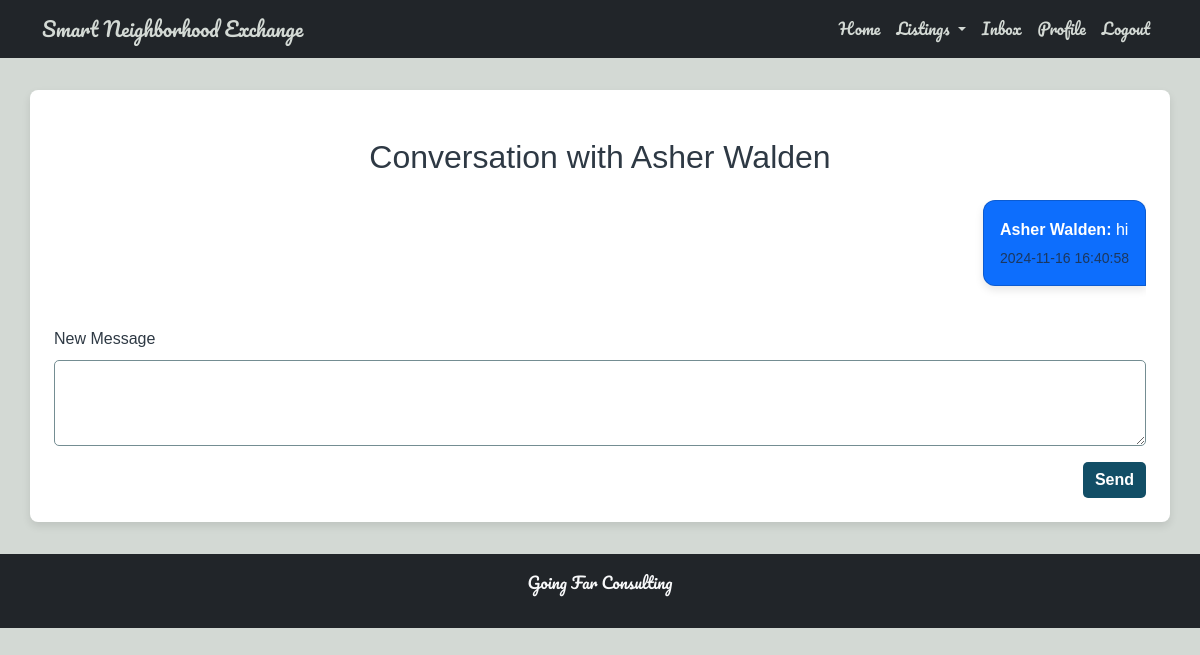
/conversation/3 (signed in), run on an earlier commit of the app's database.
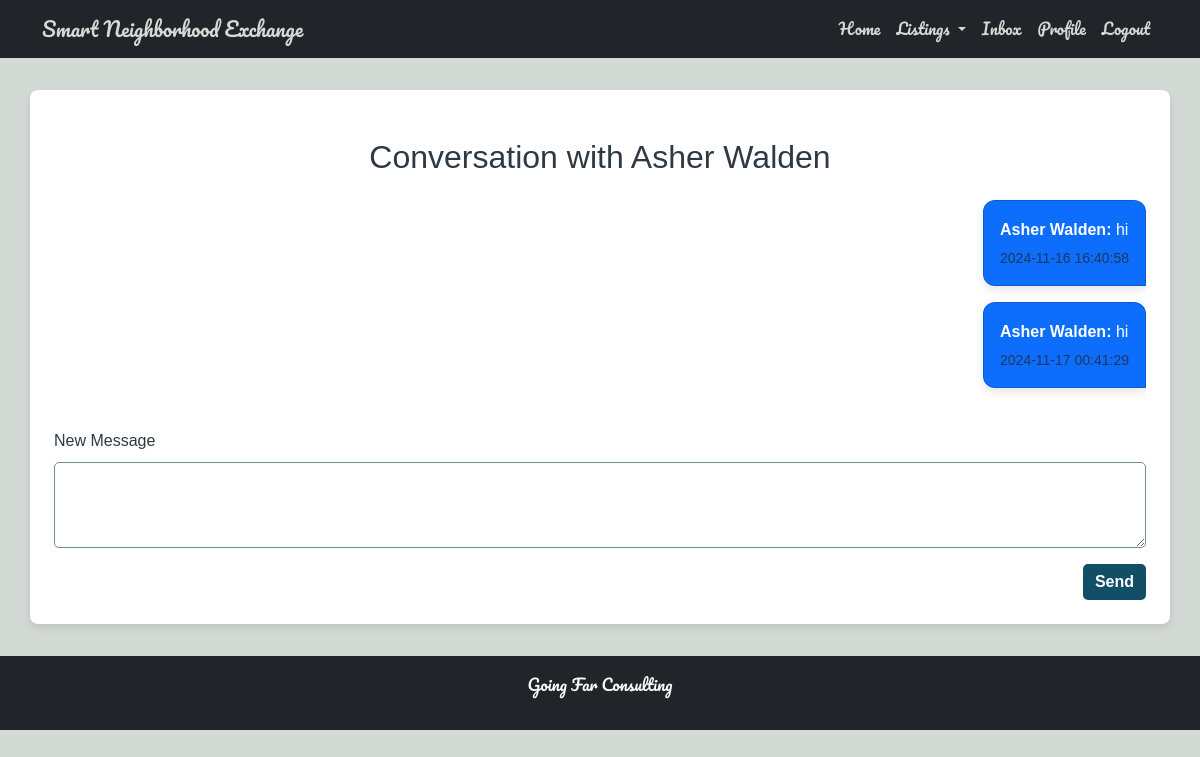
And on a later commit of the database.
### tables this page shows
CREATE TABLE messages (
            message_id INTEGER PRIMARY KEY AUTOINCREMENT,
            sender_id INTEGER NOT NULL,
            receiver_id INTEGER NOT NULL,
            content TEXT NOT NULL,
            timestamp TEXT NOT NULL, is_system_message INTEGER DEFAULT 0,
            FOREIGN KEY (sender_id) REFERENCES users (id) ON DELETE CASCADE,
            FOREIGN KEY (receiver_id) REFERENCES users (id) ON DELETE CASCADE
        );

CREATE TABLE users (
            id INTEGER PRIMARY KEY AUTOINCREMENT,
            name TEXT NOT NULL,
            email TEXT NOT NULL UNIQUE,
            password TEXT NOT NULL,
            location TEXT,
            profile_image TEXT
        );

### app.py (the view)
@app.route('/conversation/<int:user_id>')
def conversation(user_id):
    sender_id = session.get('user_id')
    if not sender_id:
        flash("Please log in to view the conversation.", "error")
        return redirect(url_for('login'))
    receiver = get_user_by_id(user_id)
    if not receiver:
        flash("The user you are trying to message does not exist.", "error")
        return redirect(url_for('inbox'))
    messages = get_conversation(sender_id, user_id)
    return render_template(
        'conversation.html',
        messages=messages,
        receiver=receiver
    )

### app.py (called while the page is built)
@app.before_request
def initialize_database():
    init_db()

@app.teardown_appcontext
def shutdown_session(exception=None):
    close_db()

### database.py (called while the page is built)
def get_db():
    if 'db' not in g:
        g.db = sqlite3.connect(DATABASE)
        g.db.row_factory = sqlite3.Row
    return g.db

def get_user_by_id(user_id):
    return get_db().execute(
        "SELECT * FROM users WHERE id = ?",
        (user_id,)
    ).fetchone()

def get_conversation(sender_id, receiver_id):
    conn = get_db()
    try:
        cursor = conn.cursor()
        cursor.execute("""
            SELECT m.*, u.name AS sender_name
            FROM messages m
            JOIN users u ON m.sender_id = u.id
            WHERE (m.sender_id = ? AND m.receiver_id = ?) OR (m.sender_id = ? AND m.receiver_id = ?)
            ORDER BY m.timestamp
        """, (sender_id, receiver_id, receiver_id, sender_id))
        messages = cursor.fetchall()
        return messages
    except Exception as e:
        raise
    finally:
        conn.close()

### templates/conversation.html (shortened to what this page needs)
{% extends "base.html" %}
{% block content %}
<div class="container mt-4">
    <h2 class="mb-4 text-center">Conversation with {{ receiver.name }}</h2>
    <div class="messages mb-4">
        {% if messages %}
            {% for message in messages %}
                <div class="d-flex mb-3 {% if message.sender_id == session.user_id %}justify-content-end{% else %}justify-content-start{% endif %}">
                    <div class="card {% if message.sender_id == session.user_id %}bg-primary text-white{% else %}bg-light{% endif %}" style="max-width: 70%;">
                        <div class="card-body">
                            <p class="mb-1"><strong>{{ message.sender_name }}:</strong> {{ message.content }}</p>
                            <p class="mb-0 text-end text-muted small">{{ message.timestamp }}</p>
                        </div>
                    </div>
                </div>
            {% endfor %}
        {% else %}
            <p class="text-muted text-center">No messages in this conversation yet.</p>
        {% endif %}
    </div>
    <form action="{{ url_for('send_message_route', receiver_id=receiver.id) }}" method="POST" class="needs-validation" novalidate>
        <div class="mb-3">
            <label for="content" class="form-label">New Message</label>
            <textarea id="content" name="content" class="form-control" rows="3" required></textarea>
        </div>
        <div class="d-flex justify-content-end">
            <button type="submit" class="btn btn-primary">Send</button>
        </div>
    </form>
</div>
{% endblock %}

What changed in the data, as far as the page shows it:
added messages: sender_name "Asher Walden", content "hi", timestamp "2024-11-17 00:41:29"
